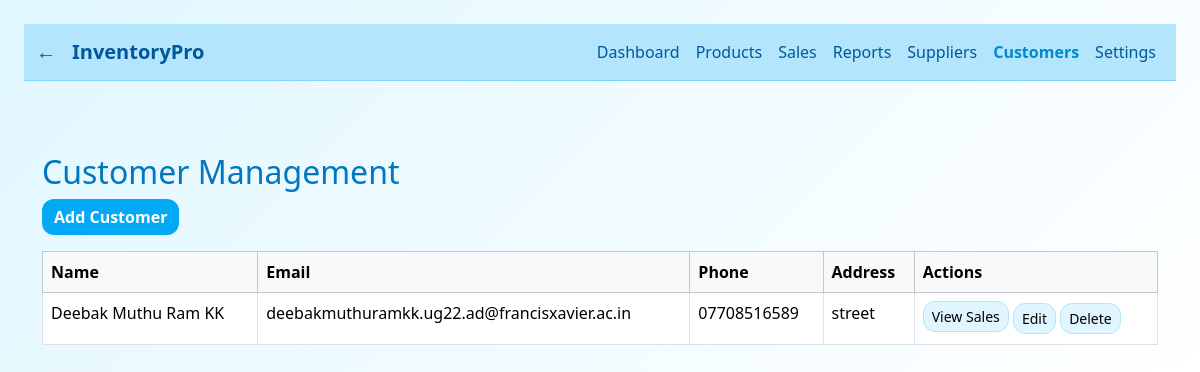
The app's page /customers/ with its own data.
### inventory_app/models.py (models this page shows, shortened)
class Customer(models.Model):
    name = models.CharField(max_length=100)
    email = models.EmailField()
    phone = models.CharField(max_length=20)
    address = models.TextField()

### inventory_app/views.py (the view)
# urls.py: path('customers/', views.customers, name='customers'),
def customers(request):
    all_customers = Customer.objects.all()
    return render(request, 'customers.html', {'customers': all_customers})

### inventory_app/templates/customers.html (shortened to what this page needs)
<!DOCTYPE html>
<html lang="en">
<head>
  <link href="https://cdn.jsdelivr.net/npm/bootstrap@5.3.3/dist/css/bootstrap.min.css" rel="stylesheet">
</head>
<body class="p-4">
  <nav class="navbar navbar-expand-lg sticky-top">
  <div class="container-fluid">
    <a href="{% url 'dashboard' %}" class="navbar-brand">←</a>
    <a class="navbar-brand fw-bold" href="{% url 'dashboard' %}">InventoryPro</a>
    <div class="collapse navbar-collapse" id="navbarNav">
      <ul class="navbar-nav ms-auto">
        <li class="nav-item"><a class="nav-link" href="{% url 'dashboard' %}">Dashboard</a></li>
        <li class="nav-item"><a class="nav-link" href="{% url 'products' %}">Products</a></li>
        <li class="nav-item"><a class="nav-link" href="{% url 'sales' %}">Sales</a></li>
        <li class="nav-item"><a class="nav-link" href="{% url 'reports' %}">Reports</a></li>
        <li class="nav-item"><a class="nav-link" href="{% url 'suppliers' %}">Suppliers</a></li>
        <li class="nav-item"><a class="nav-link active" href="{% url 'customers' %}">Customers</a></li>
        <li class="nav-item"><a class="nav-link" href="{% url 'settings' %}">Settings</a></li>
      </ul>
    </div>
  </div>
</nav><br>
<div class="container mt-5">
  <h2>Customer Management</h2>
  <button class="btn btn-primary mb-3" data-bs-toggle="modal" data-bs-target="#addCustomerModal">Add Customer</button>
  <table class="table table-bordered">
    <thead class="table-light">
      <tr>
        <th>Name</th>
        <th>Email</th>
        <th>Phone</th>
        <th>Address</th>
        <th>Actions</th>
      </tr>
    </thead>
    <tbody>
      {% for customer in customers %}
      <tr>
        <td>{{ customer.name }}</td>
        <td>{{ customer.email }}</td>
        <td>{{ customer.phone }}</td>
        <td>{{ customer.address }}</td>
        <td>
          <a href="{% url 'customer_sales' customer.id %}" class="btn btn-sm btn-info mb-1">View Sales</a>
          <button class="btn btn-sm btn-warning" data-bs-toggle="modal" data-bs-target="#editCustomerModal{{ customer.id }}">Edit</button>
          <a href="{% url 'delete_customer' customer.id %}" class="btn btn-sm btn-danger" onclick="return confirm('Are you sure you want to delete this customer?')">Delete</a>
        </td>
      </tr>
      {% endfor %}
    </tbody>
  </table>
</div>
</body>
</html>

### inventory_app/templates/customers.html (style rules this page uses)
body { background: linear-gradient(135deg, #e0f7ff, #ffffff); color: #333; font-family: 'Segoe UI', Tahoma, Geneva, Verdana, sans-serif; }
.navbar { background-color: #b3e5fc; border-bottom: 1px solid #81d4fa; }
.navbar-brand, .nav-link { color: #01579b !important; }
.nav-link.active { font-weight: bold; color: #0288d1 !important; }
.form-control, .btn { border-radius: 0.75rem; background-color: #e1f5fe; color: #000; border: 1px solid #b3e5fc; }
.btn-primary { background-color: #03a9f4; border: none; color: #fff; font-weight: bold; }
table { color: #333; border-color: #b3e5fc; }
thead { background-color: #e1f5fe; }
h2, h4 { color: #0277bd; }

### records on screen
Customer: name "Deebak Muthu Ram KK", email "deebakmuthuramkk.ug22.ad@francisxavier.ac.in", phone "07708516589", address "street"
